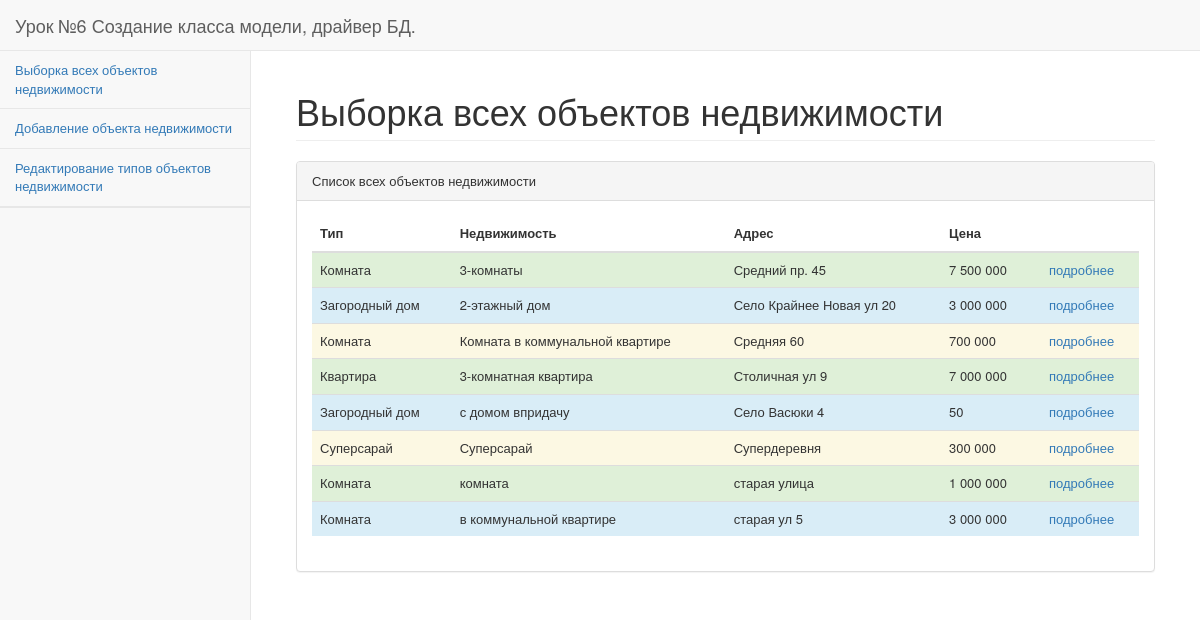
The page / on the database its author committed.
### tables this page shows
CREATE TABLE IF NOT EXISTS `realty` (
  `id` int(10) unsigned NOT NULL AUTO_INCREMENT,
  `type_id` int(10) unsigned NOT NULL,
  `title` varchar(10000) NOT NULL,
  `address` varchar(1023) NOT NULL,
  `price` int(10) unsigned NOT NULL,
  PRIMARY KEY (`id`),
  UNIQUE KEY `id` (`id`),
  KEY `type_id` (`type_id`)
);

CREATE TABLE IF NOT EXISTS `realty_type` (
  `id` int(10) unsigned NOT NULL AUTO_INCREMENT,
  `title` varchar(255) NOT NULL,
  PRIMARY KEY (`id`),
  UNIQUE KEY `type_id_3` (`id`),
  KEY `type_id` (`id`),
  KEY `type_id_2` (`id`)
);

### functions.php (called while the page is built, shortened)
<?php
function render($view_name, $data = [], $realty_types =[], $with_layout = true)
{
    require_once("teamplates/$view_name.php");
    $content = ob_get_contents();
    if ($with_layout)
    {
        require_once("teamplates/layout/index.php");
        $content = ob_get_contents();
    }
    return $content;
}
function class_autoloader($classname)
{
    if (mb_substr($classname, 0, 10,'utf-8') === 'Controller')
    {
        $class_string = mb_substr($classname, 0, mb_strlen($classname,'utf-8'),'utf-8');
        $name = preg_replace('/([a-z])([A-Z])/', '$1_$2', $class_string);
        $file_name = "controller/".mb_strtolower($name,'utf-8').'.php';
    }
}

### controller/controller_realty.php (called while the page is built, shortened)
<?
class ControllerRealty
{
	public static function all_lines_controller()
	{
		$realty = Realty::all_lines();
		$types = RealtyType::all_lines();
		$types = RealtyType::type_id_array($types);
		return render("index_content",['realty' => $realty,
									   'realty_type' => $types
		]);
	}
}

### model/function_realty.php (called while the page is built, shortened)
<?
class Realty extends Model
{
	public static function className()
    {
        return 'Realty';
    }
    public static function tableName()
    {
        return 'realty';
    }
	 public static function all_lines()
	{
		$result = parent::all_lines();
		$types = RealtyType::all_lines();
		$types = ArrayHelper::index($types,'id');
		foreach (array_keys($result) as $k)
        {
            $result[$k]->load_relations(
                [
                    'type' => $types[$result[$k]->type_id]
                ]
            );
        }
		return $result;
	}
	public function load($data = array(),$with_relations = false)
		{
			$result = parent::load($data);
			return $result;
		}
}

### system/model.class.php (called while the page is built, shortened)
<?
class Model
{
    protected static $fields = array();
    protected static $db = NULL;
    protected $data = array();
    protected $relations = array();
	public function __construct($id = NULL)
    {
        if (static::$fields === array())
        {
			static::init_fields();
        }
	}
	    public function __get($field)
    {
        if ((!in_array($field, static::$fields))&&(!in_array($field, $this->get_relation_fields())))
        {
            return self::FIELD_NOT_EXIST;
        }
        else
        {
            if (isset($this->data[$field]))
            {
                return $this->data[$field];
            }
            else
            {
                if (isset($this->relations[$field]))
                {
                    return $this->relations[$field];
                }
                else
                {
                    return NULL;
                }
            }
        }
    }
	protected static function get_db()
    {
        if (self::$db === NULL)
        {
            include("model/db.php");
            self::$db = $link;
        }
        return self::$db;
    }
	protected function get_relation_fields()
    {
        return array_keys($this->relations);
    }
	public static function all_lines()
	{
		$sql = "SELECT * FROM `".static::tableName()."` WHERE 1";
		$res = mysqli_query(self::get_db(), $sql) or die(mysqli_error(self::get_db()));
		$all = array();
		while ($row = mysqli_fetch_assoc($res))
		{
            $one = new $class_name();
            if ($one->load($row))
            {
                $all[] = $one;
            }
        }
        return $all;
	}
	public function load_relations($data = array())
    {
        foreach($data as $k => $v)
        {
            $this->relations[$k] = $v;
        }
        return true;
    }
	public function load($data = array())
    {
        foreach($data as $k => $v)
        {
            if (!in_array($k, static::$fields))
            {
                return self::FIELD_NOT_EXIST;
            }
            else
            {
                $this->data[$k] = $v;
            }
        }
        return true;
    }
	protected static function init_fields()
    {
        $query = "DESCRIBE `".static::tableName()."`";
        $result = mysqli_query(self::get_db(),$query);
        while($row = mysqli_fetch_assoc($result))
        {
            static::$fields[] = $row['Field'];
            if (strpos($row['Type'],'('))
            {
                $pie = explode('(',$row['Type'],2);
                $row['Type'] = $pie[0];
            }
        }
    }
}

### model/function_realty_type.php (called while the page is built, shortened)
<?
class RealtyType  extends Model
{
	 public static function className()
    {
        return 'RealtyType';
    }
    public static function tableName()
    {
        return 'realty_type';
	}
	 public static function type_id_array($all)
    {
        $result = array();
        foreach($all as $row)
        {
            $result[$row->id] = $row;
        }
        return $result;
    }
}

### system/helper/array.helper.php (called while the page is built, shortened)
<?php
Class ArrayHelper
{
    public static function index($array, $index)
    {
        $result = array();
        foreach($array as $a)
        {
            if (is_array($a))
            {
                if (!isset($a[$index])) continue;
                $result[$a[$index]] = $a;
            }
            else
            {
                if (is_object($a))
                {
                    $result[$a->$index] = $a;
                }
            }
        }
        return $result;
    }
}

### teamplates/index_content.php (the view, shortened to what this page needs)
<?
$line_color[] = 'success';
$line_color[] = 'info';
$line_color[] = 'warning';
$line_color[] = 'danger';
?>
        <div id="page-wrapper">
            <div class="container-fluid">
                <div class="row">
                    <div class="col-lg-12">
                        <h1 class="page-header">Выборка всех объектов недвижимости</h1>
                        <div class="panel panel-default">
                            <div class="panel-heading">
                                Список всех объектов недвижимости
                            </div>
                            <div class="panel-body">
                                <div class="table-responsive">
                                    <table class="table">
                                        <thead>
                                            <tr>
                                                <th>Тип</th>
                                                <th>Недвижимость</th>
                                                <th>Адрес</th>
                                                <th class = "price">Цена</th>
                                                <th></th>
                                            </tr>
                                        </thead>
                                        <tbody>
                                            <?php
										$i = 0;
										foreach($realty as $a)
										{
									?>
                                                <tr class="<?=$line_color[$i]?>">
                                                    <td>
                                                        <?= $a->type->title?>
                                                    </td>
                                                    <td>
                                                        <?= mb_substr($a->title, 0, 70, 'UTF-8')?>
                                                    </td>
                                                    <td>
                                                        <?= $a->address?>
                                                    </td>
                                                    <td>
                                                        <?= number_format($a->price, 0, ' ', ' ')?>
                                                    </td>
                                                    <td>
														<a href="index.php?redirect=one_line&id=<?= $a->id?>">подробнее</a>
													</td>
                                                </tr>
                                                <?php
										$i++;
										if($i == 3) $i = 0;
										}
									?>
                                        </tbody>
                                    </table>
                                </div>
                            </div>
                        </div>
                    </div>
                </div>
            </div>
        </div>

### teamplates/layout/index.php (shortened to what this page needs)
<!DOCTYPE html>
<html lang="en">
<head>
    <link href="bower_components/bootstrap/dist/css/bootstrap.min.css" rel="stylesheet">
    <link href="bower_components/metisMenu/dist/metisMenu.min.css" rel="stylesheet">
    <link href="dist/css/sb-admin-2.css" rel="stylesheet">
	<link href="dist/css/css_my.css" rel="stylesheet">
    <link href="bower_components/font-awesome/css/font-awesome.min.css" rel="stylesheet" type="text/css">
</head>
<body>
    <div id="wrapper">
        <nav class="navbar navbar-default navbar-static-top" role="navigation" style="margin-bottom: 0">
            <div class="navbar-header">
                <a class="navbar-brand" href="index.php">Урок №6 Создание класса модели, драйвер БД.</a>
            </div>
            <div class="navbar-default sidebar" role="navigation">
                <div class="sidebar-nav navbar-collapse">
                    <ul class="nav" id="side-menu">
                        <li>
                            <a href="index.php"> Выборка всех объектов недвижимости</a>
                        </li>
                        <li>
                            <a href="index.php?redirect=add_line"> Добавление объекта недвижимости</a>
                        </li>
                        <li>
                            <a href="index.php?redirect=all_types&controller=controller_realty_type"> Редактирование типов объектов недвижимости</a>
                        </li>
                        <li>
                    </ul>
                </div>
            </div>
        </nav>
        <?= $content ?>
    </div>
</body>
</html>

### index.php (shortened to what this page needs)
<?
require_once "system/model.class.php";
require_once "system/helper/array.helper.php";
require_once "model/function_realty.php";
require_once "model/function_realty_type.php";
require_once "functions.php";
if(isset($_GET['redirect']))
{
	$controller_action = $_GET['redirect'];
	if(isset($_GET['id']))
	{
		$id = $_GET['id'];
	}
}
else
{
	$controller_action = 'all_lines';
}
$controller_function_name = $controller_action."_controller";
$controller_object = new $controller_class_name();
$result = $controller_object->$controller_function_name();
if ($result) echo $result;

### rows shown on the page
realty: type.title "Комната", title "3-комнаты", address "Средний пр. 45", price "7 500 000"
realty: type.title "Загородный дом", title "2-этажный дом", address "Село Крайнее Новая ул 20", price "3 000 000"
realty: type.title "Комната", title "Комната в коммунальной квартире", address "Средняя 60", price "700 000"
realty: type.title "Квартира", title "3-комнатная квартира", address "Столичная ул 9", price "7 000 000"
realty: type.title "Загородный дом", title "с домом впридачу", address "Село Васюки 4", price "50"
realty: type.title "Суперсарай", title "Суперсарай", address "Супердеревня", price "300 000"
realty: type.title "Комната", title "комната", address "старая улица", price "1 000 000"
realty: type.title "Комната", title "в коммунальной квартире", address "старая ул 5", price "3 000 000"
